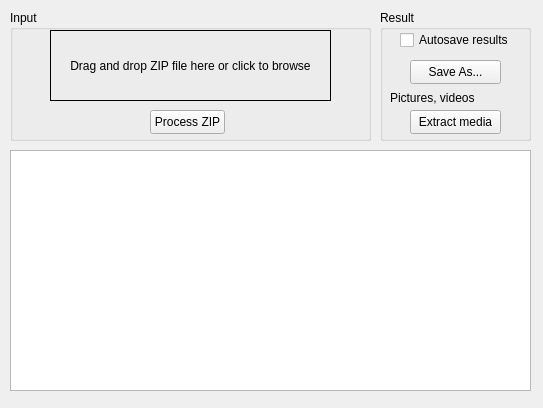
<?xml version="1.0" encoding="UTF-8"?>
<ui version="4.0">
 <class>Widget</class>
 <widget class="QWidget" name="Widget">
  <property name="geometry">
   <rect>
    <x>0</x>
    <y>0</y>
    <width>543</width>
    <height>408</height>
   </rect>
  </property>
  <property name="windowTitle">
   <string>Widget</string>
  </property>
  <widget class="QGroupBox" name="savebox">
   <property name="geometry">
    <rect>
     <x>380</x>
     <y>10</y>
     <width>151</width>
     <height>131</height>
    </rect>
   </property>
   <property name="title">
    <string>Result</string>
   </property>
   <widget class="QPushButton" name="save_button">
    <property name="geometry">
     <rect>
      <x>30</x>
      <y>50</y>
      <width>91</width>
      <height>24</height>
     </rect>
    </property>
    <property name="text">
     <string>Save As...</string>
    </property>
   </widget>
   <widget class="QCheckBox" name="checkBox">
    <property name="geometry">
     <rect>
      <x>20</x>
      <y>20</y>
      <width>121</width>
      <height>20</height>
     </rect>
    </property>
    <property name="text">
     <string>Autosave results</string>
    </property>
   </widget>
   <widget class="QPushButton" name="extractmedia">
    <property name="geometry">
     <rect>
      <x>30</x>
      <y>100</y>
      <width>91</width>
      <height>24</height>
     </rect>
    </property>
    <property name="text">
     <string>Extract media</string>
    </property>
   </widget>
   <widget class="QLabel" name="label">
    <property name="geometry">
     <rect>
      <x>10</x>
      <y>80</y>
      <width>91</width>
      <height>16</height>
     </rect>
    </property>
    <property name="text">
     <string>Pictures, videos</string>
    </property>
   </widget>
  </widget>
  <widget class="QGroupBox" name="inputbox">
   <property name="geometry">
    <rect>
     <x>10</x>
     <y>10</y>
     <width>361</width>
     <height>131</height>
    </rect>
   </property>
   <property name="title">
    <string>Input</string>
   </property>
   <widget class="QLabel" name="drop_area">
    <property name="geometry">
     <rect>
      <x>40</x>
      <y>20</y>
      <width>281</width>
      <height>71</height>
     </rect>
    </property>
    <property name="focusPolicy">
     <enum>Qt::FocusPolicy::NoFocus</enum>
    </property>
    <property name="acceptDrops">
     <bool>true</bool>
    </property>
    <property name="frameShape">
     <enum>QFrame::Shape::Box</enum>
    </property>
    <property name="text">
     <string>Drag and drop ZIP file here or click to browse</string>
    </property>
    <property name="alignment">
     <set>Qt::AlignmentFlag::AlignCenter</set>
    </property>
   </widget>
   <widget class="QPushButton" name="pushButton">
    <property name="geometry">
     <rect>
      <x>140</x>
      <y>100</y>
      <width>75</width>
      <height>24</height>
     </rect>
    </property>
    <property name="text">
     <string>Process ZIP</string>
    </property>
   </widget>
  </widget>
  <widget class="QListWidget" name="output_area">
   <property name="geometry">
    <rect>
     <x>10</x>
     <y>150</y>
     <width>521</width>
     <height>241</height>
    </rect>
   </property>
  </widget>
 </widget>
 <resources/>
 <connections/>
</ui>
